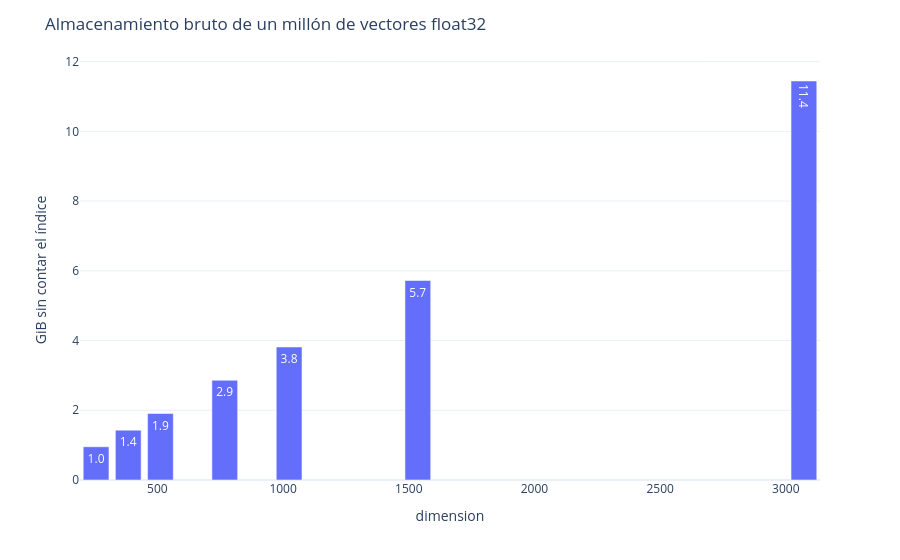

The code cell stored with this chart in its notebook:
### Code cell
storage_figure = px.bar(
    storage_frame,
    x="dimension",
    y="GiB_por_millon",
    text_auto=".1f",
)
storage_figure.update_layout(
    title="Almacenamiento bruto de un millón de vectores float32",
    yaxis_title="GiB sin contar el índice",
)
storage_figure.show()

### Figure 1 — Plotly figure (JSON) as saved in the notebook; plotly's stock layout.template omitted (floating-point values rounded to 4 significant figures)
{"data": [{"hovertemplate": "dimension=%{x}<br>GiB_por_millon=%{y}<extra></extra>", "legendgroup": "", "marker": {"color": "#636efa", "pattern": {"shape": ""}}, "name": "", "orientation": "v", "showlegend": false, "textposition": "auto", "texttemplate": "%{y:.1f}", "type": "bar", "x": [256, 384, 512, 768, 1024, 1536, 3072], "xaxis": "x", "y": [0.9537, 1.431, 1.907, 2.861, 3.815, 5.722, 11.44], "yaxis": "y"}], "layout": {"barmode": "relative", "legend": {"tracegroupgap": 0}, "margin": {"t": 60}, "title": {"text": "Almacenamiento bruto de un millón de vectores float32"}, "xaxis": {"anchor": "y", "domain": [0, 1], "title": {"text": "dimension"}}, "yaxis": {"anchor": "x", "domain": [0, 1], "title": {"text": "GiB sin contar el índice"}}}}
